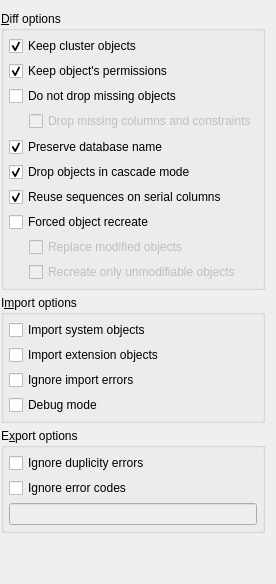
            <widget class="QWidget" name="layoutWidget1">
             <layout class="QVBoxLayout" name="diff_opts_lt">
              <property name="spacing">
               <number>5</number>
              </property>
              <property name="leftMargin">
               <number>1</number>
              </property>
              <item>
               <widget class="QGroupBox" name="groupBox_6">
                <property name="sizePolicy">
                 <sizepolicy hsizetype="Preferred" vsizetype="Fixed">
                  <horstretch>0</horstretch>
                  <verstretch>0</verstretch>
                 </sizepolicy>
                </property>
                <property name="title">
                 <string>&amp;Diff options</string>
                </property>
                <layout class="QVBoxLayout" name="verticalLayout_2">
                 <property name="spacing">
                  <number>5</number>
                 </property>
                 <property name="leftMargin">
                  <number>5</number>
                 </property>
                 <property name="topMargin">
                  <number>5</number>
                 </property>
                 <property name="rightMargin">
                  <number>5</number>
                 </property>
                 <property name="bottomMargin">
                  <number>5</number>
                 </property>
                 <item>
                  <widget class="QCheckBox" name="keep_cluster_objs_chk">
                   <property name="toolTip">
                    <string>&lt;p&gt;Database cluster level objects like roles and tablespaces will not be dropped.&lt;/p&gt;</string>
                   </property>
                   <property name="statusTip">
                    <string/>
                   </property>
                   <property name="text">
                    <string>Keep cluster objects</string>
                   </property>
                   <property name="checked">
                    <bool>true</bool>
                   </property>
                  </widget>
                 </item>
                 <item>
                  <widget class="QCheckBox" name="keep_obj_perms_chk">
                   <property name="toolTip">
                    <string>&lt;p&gt;Permissions already set on database objects will be kept. The ones configured on the model will be applied to the database.&lt;/p&gt;</string>
                   </property>
                   <property name="statusTip">
                    <string/>
                   </property>
                   <property name="text">
                    <string>Keep object's permissions</string>
                   </property>
                   <property name="checked">
                    <bool>true</bool>
                   </property>
                  </widget>
                 </item>
                 <item>
                  <layout class="QGridLayout" name="gridLayout_12">
                   <property name="spacing">
                    <number>5</number>
                   </property>
                   <item row="1" column="0">
                    <spacer name="horizontalSpacer_8">
                     <property name="orientation">
                      <enum>Qt::Horizontal</enum>
                     </property>
                     <property name="sizeType">
                      <enum>QSizePolicy::Fixed</enum>
                     </property>
                     <property name="sizeHint" stdset="0">
                      <size>
                       <width>15</width>
                       <height>21</height>
                      </size>
                     </property>
                    </spacer>
                   </item>
                   <item row="1" column="1">
                    <widget class="QCheckBox" name="drop_missing_cols_constr_chk">
                     <property name="enabled">
                      <bool>false</bool>
                     </property>
                     <property name="sizePolicy">
                      <sizepolicy hsizetype="Expanding" vsizetype="Fixed">
                       <horstretch>0</horstretch>
                       <verstretch>0</verstretch>
                      </sizepolicy>
                     </property>
                     <property name="toolTip">
                      <string>&lt;p&gt;Force the generation of DROP commands for columns and constraints that exist in the destination database but not in the input model or database. This is useful when performing partial diff operations.&lt;/p&gt;</string>
                     </property>
                     <property name="statusTip">
                      <string/>
                     </property>
                     <property name="text">
                      <string>Drop missing columns and constraints</string>
                     </property>
                     <property name="checked">
                      <bool>false</bool>
                     </property>
                    </widget>
                   </item>
                   <item row="0" column="0" colspan="2">
                    <widget class="QCheckBox" name="dont_drop_missing_objs_chk">
                     <property name="toolTip">
                      <string>&lt;p&gt;Avoid the generation of DROP commands for objects that exists in database but not in the model. This is useful when performing partial diff operations.&lt;/p&gt;</string>
                     </property>
                     <property name="statusTip">
                      <string/>
                     </property>
                     <property name="text">
                      <string>Do not drop missing objects</string>
                     </property>
                     <property name="checked">
                      <bool>false</bool>
                     </property>
                    </widget>
                   </item>
                  </layout>
                 </item>
                 <item>
                  <widget class="QCheckBox" name="preserve_db_name_chk">
                   <property name="toolTip">
                    <string>&lt;p&gt;No command to rename the destination database will be generated even the model's name differ from database name.&lt;/p&gt;</string>
                   </property>
                   <property name="statusTip">
                    <string/>
                   </property>
                   <property name="text">
                    <string>Preserve database name</string>
                   </property>
                   <property name="checked">
                    <bool>true</bool>
                   </property>
                  </widget>
                 </item>
                 <item>
                  <widget class="QCheckBox" name="cascade_mode_chk">
                   <property name="enabled">
                    <bool>true</bool>
                   </property>
                   <property name="toolTip">
                    <string>&lt;html&gt;&lt;head/&gt;&lt;body&gt;&lt;p&gt;The objects that depends on an object to be dropped will be dropped too. &lt;span style=&quot; font-weight:600;&quot;&gt;NOTE:&lt;/span&gt; this option can affect more objects than listed in the output or diff preview.&lt;/p&gt;&lt;/body&gt;&lt;/html&gt;</string>
                   </property>
                   <property name="statusTip">
                    <string/>
                   </property>
                   <property name="text">
                    <string>Drop objects in cascade mode</string>
                   </property>
                   <property name="checked">
                    <bool>true</bool>
                   </property>
                  </widget>
                 </item>
                 <item>
                  <widget class="QCheckBox" name="reuse_sequences_chk">
                   <property name="sizePolicy">
                    <sizepolicy hsizetype="Expanding" vsizetype="Fixed">
                     <horstretch>0</horstretch>
                     <verstretch>0</verstretch>
                    </sizepolicy>
                   </property>
                   <property name="toolTip">
                    <string>&lt;p&gt;Serial columns are converted to integer and having the default value changed  to &lt;strong&gt;nextval(sequence)&lt;/strong&gt; function call. By default, a new sequence is created for each serial column but checking this option sequences matching the name on column's default value will be reused and will not be dropped.&lt;/p&gt;</string>
                   </property>
                   <property name="statusTip">
                    <string/>
                   </property>
                   <property name="text">
                    <string>Reuse sequences on serial columns</string>
                   </property>
                   <property name="checked">
                    <bool>true</bool>
                   </property>
                  </widget>
                 </item>
                 <item>
                  <layout class="QGridLayout" name="gridLayout_8">
                   <property name="spacing">
                    <number>5</number>
                   </property>
                   <item row="0" column="0" colspan="2">
                    <widget class="QCheckBox" name="force_recreation_chk">
                     <property name="enabled">
                      <bool>true</bool>
                     </property>
                     <property name="toolTip">
                      <string>&lt;p&gt;Instead of use an ALTER command to modify certain kind of objects a DROP and CREATE will be used in order to do a full modification. This option does not affects the database object.&lt;/p&gt;</string>
                     </property>
                     <property name="statusTip">
                      <string/>
                     </property>
                     <property name="text">
                      <string>Forced object recreate</string>
                     </property>
                     <property name="checkable">
                      <bool>true</bool>
                     </property>
                     <property name="checked">
                      <bool>false</bool>
                     </property>
                    </widget>
                   </item>
                   <item row="2" column="1">
                    <widget class="QCheckBox" name="recreate_unmod_chk">
                     <property name="enabled">
                      <bool>false</bool>
                     </property>
                     <property name="sizePolicy">
                      <sizepolicy hsizetype="Expanding" vsizetype="Fixed">
                       <horstretch>0</horstretch>
                       <verstretch>0</verstretch>
                      </sizepolicy>
                     </property>
                     <property name="toolTip">
                      <string>Recreates only objects that can't be changed through ALTER commands according to pgModeler implementation not the PostgreSQL one. &lt;br/&gt;Currently, these objects are:&lt;br/&gt;&lt;br/&gt;aggregate, cast, constraint, collation, conversion, language, operator, operator class, operator family, rule, trigger and view.</string>
                     </property>
                     <property name="statusTip">
                      <string/>
                     </property>
                     <property name="text">
                      <string>Recreate only unmodifiable objects</string>
                     </property>
                     <property name="checked">
                      <bool>false</bool>
                     </property>
                    </widget>
                   </item>
                   <item row="1" column="1">
                    <widget class="QCheckBox" name="replace_modified_chk">
                     <property name="enabled">
                      <bool>false</bool>
                     </property>
                     <property name="sizePolicy">
                      <sizepolicy hsizetype="Expanding" vsizetype="Fixed">
                       <horstretch>0</horstretch>
                       <verstretch>0</verstretch>
                      </sizepolicy>
                     </property>
                     <property name="toolTip">
                      <string>Recreates only objects that can't be changed through ALTER commands according to pgModeler implementation not the PostgreSQL one. &lt;br/&gt;Currently, these objects are:&lt;br/&gt;&lt;br/&gt;aggregate, cast, constraint, collation, conversion, language, operator, operator class, operator family, rule, trigger and view.</string>
                     </property>
                     <property name="statusTip">
                      <string/>
                     </property>
                     <property name="text">
                      <string>Replace modified objects</string>
                     </property>
                     <property name="checked">
                      <bool>false</bool>
                     </property>
                    </widget>
                   </item>
                   <item row="1" column="0" rowspan="2">
                    <spacer name="horizontalSpacer_5">
                     <property name="orientation">
                      <enum>Qt::Horizontal</enum>
                     </property>
                     <property name="sizeType">
                      <enum>QSizePolicy::Fixed</enum>
                     </property>
                     <property name="sizeHint" stdset="0">
                      <size>
                       <width>15</width>
                       <height>20</height>
                      </size>
                     </property>
                    </spacer>
                   </item>
                  </layout>
                 </item>
                </layout>
               </widget>
              </item>
              <item>
               <widget class="QGroupBox" name="groupBox_5">
                <property name="sizePolicy">
                 <sizepolicy hsizetype="Preferred" vsizetype="Fixed">
                  <horstretch>0</horstretch>
                  <verstretch>0</verstretch>
                 </sizepolicy>
                </property>
                <property name="title">
                 <string>I&amp;mport options</string>
                </property>
                <layout class="QVBoxLayout" name="verticalLayout_3">
                 <property name="spacing">
                  <number>5</number>
                 </property>
                 <property name="leftMargin">
                  <number>5</number>
                 </property>
                 <property name="topMargin">
                  <number>5</number>
                 </property>
                 <property name="rightMargin">
                  <number>5</number>
                 </property>
                 <property name="bottomMargin">
                  <number>5</number>
                 </property>
                 <item>
                  <widget class="QCheckBox" name="import_sys_objs_chk">
                   <property name="sizePolicy">
                    <sizepolicy hsizetype="Preferred" vsizetype="Fixed">
                     <horstretch>0</horstretch>
                     <verstretch>0</verstretch>
                    </sizepolicy>
                   </property>
                   <property name="toolTip">
                    <string>&lt;p&gt;Import system (built-in) objects. Use this if the import step is returning errors related to missing objects.&lt;/p&gt;</string>
                   </property>
                   <property name="statusTip">
                    <string/>
                   </property>
                   <property name="text">
                    <string>Import system objects</string>
                   </property>
                  </widget>
                 </item>
                 <item>
                  <widget class="QCheckBox" name="import_ext_objs_chk">
                   <property name="sizePolicy">
                    <sizepolicy hsizetype="Preferred" vsizetype="Fixed">
                     <horstretch>0</horstretch>
                     <verstretch>0</verstretch>
                    </sizepolicy>
                   </property>
                   <property name="toolTip">
                    <string>&lt;p&gt;Import objects created by extensions. Use this if the import step is returning errors even importing built in ones.&lt;/p&gt;</string>
                   </property>
                   <property name="statusTip">
                    <string/>
                   </property>
                   <property name="text">
                    <string>Import extension objects</string>
                   </property>
                  </widget>
                 </item>
                 <item>
                  <widget class="QCheckBox" name="ignore_errors_chk">
                   <property name="sizePolicy">
                    <sizepolicy hsizetype="Minimum" vsizetype="Fixed">
                     <horstretch>0</horstretch>
                     <verstretch>0</verstretch>
                    </sizepolicy>
                   </property>
                   <property name="toolTip">
                    <string>&lt;p&gt;Ignores as many as possible errors on import step. This option generates an incomplete diff.&lt;/p&gt;</string>
                   </property>
                   <property name="statusTip">
                    <string/>
                   </property>
                   <property name="text">
                    <string>Ignore import errors</string>
                   </property>
                  </widget>
                 </item>
                 <item>
                  <widget class="QCheckBox" name="debug_mode_chk">
                   <property name="sizePolicy">
                    <sizepolicy hsizetype="Preferred" vsizetype="Fixed">
                     <horstretch>0</horstretch>
                     <verstretch>0</verstretch>
                    </sizepolicy>
                   </property>
                   <property name="toolTip">
                    <string>&lt;p&gt;All catalog queries as well the created objects' source code are printed to standard output (stdout).&lt;/p&gt;</string>
                   </property>
                   <property name="statusTip">
                    <string/>
                   </property>
                   <property name="whatsThis">
                    <string/>
                   </property>
                   <property name="text">
                    <string>Debug mode</string>
                   </property>
                  </widget>
                 </item>
                </layout>
               </widget>
              </item>
              <item>
               <widget class="QGroupBox" name="groupBox_4">
                <property name="sizePolicy">
                 <sizepolicy hsizetype="Preferred" vsizetype="Fixed">
                  <horstretch>0</horstretch>
                  <verstretch>0</verstretch>
                 </sizepolicy>
                </property>
                <property name="title">
                 <string>E&amp;xport options</string>
                </property>
                <layout class="QVBoxLayout" name="verticalLayout_4">
                 <property name="spacing">
                  <number>5</number>
                 </property>
                 <property name="leftMargin">
                  <number>5</number>
                 </property>
                 <property name="topMargin">
                  <number>5</number>
                 </property>
                 <property name="rightMargin">
                  <number>5</number>
                 </property>
                 <property name="bottomMargin">
                  <number>5</number>
                 </property>
                 <item>
                  <widget class="QCheckBox" name="ignore_duplic_chk">
                   <property name="sizePolicy">
                    <sizepolicy hsizetype="Minimum" vsizetype="Fixed">
                     <horstretch>0</horstretch>
                     <verstretch>0</verstretch>
                    </sizepolicy>
                   </property>
                   <property name="toolTip">
                    <string>&lt;p&gt;Ignores errors generated by duplicated objects when exporting the diff to database.&lt;/p&gt;</string>
                   </property>
                   <property name="statusTip">
                    <string/>
                   </property>
                   <property name="text">
                    <string>Ignore duplicity errors</string>
                   </property>
                  </widget>
                 </item>
                 <item>
                  <layout class="QGridLayout" name="gridLayout_7">
                   <property name="spacing">
                    <number>5</number>
                   </property>
                   <item row="1" column="0" colspan="3">
                    <widget class="QLineEdit" name="error_codes_edt">
                     <property name="enabled">
                      <bool>false</bool>
                     </property>
                     <property name="clearButtonEnabled">
                      <bool>true</bool>
                     </property>
                    </widget>
                   </item>
                   <item row="0" column="0" colspan="3">
                    <widget class="QCheckBox" name="ignore_error_codes_chk">
                     <property name="enabled">
                      <bool>true</bool>
                     </property>
                     <property name="sizePolicy">
                      <sizepolicy hsizetype="Minimum" vsizetype="Fixed">
                       <horstretch>0</horstretch>
                       <verstretch>0</verstretch>
                      </sizepolicy>
                     </property>
                     <property name="toolTip">
                      <string>&lt;p&gt;This advanced option causes pgModeler to ignore extra errors by their numeric codes. These errors must be informed in the input below and separeted by space. For the complete list of error codes check the PostgreSQL docs, section &lt;strong&gt; Appendix A. PostgreSQL Error Codes&lt;/strong&gt;. &lt;strong&gt;WARNING:&lt;/strong&gt; use this option with extreme care since it can interfere in final export result.&lt;/p&gt;</string>
                     </property>
                     <property name="statusTip">
                      <string/>
                     </property>
                     <property name="text">
                      <string>Ignore error codes</string>
                     </property>
                    </widget>
                   </item>
                  </layout>
                 </item>
                </layout>
               </widget>
              </item>
              <item>
               <spacer name="verticalSpacer_2">
                <property name="orientation">
                 <enum>Qt::Vertical</enum>
                </property>
                <property name="sizeHint" stdset="0">
                 <size>
                  <width>20</width>
                  <height>40</height>
                 </size>
                </property>
               </spacer>
              </item>
             </layout>
            </widget>
